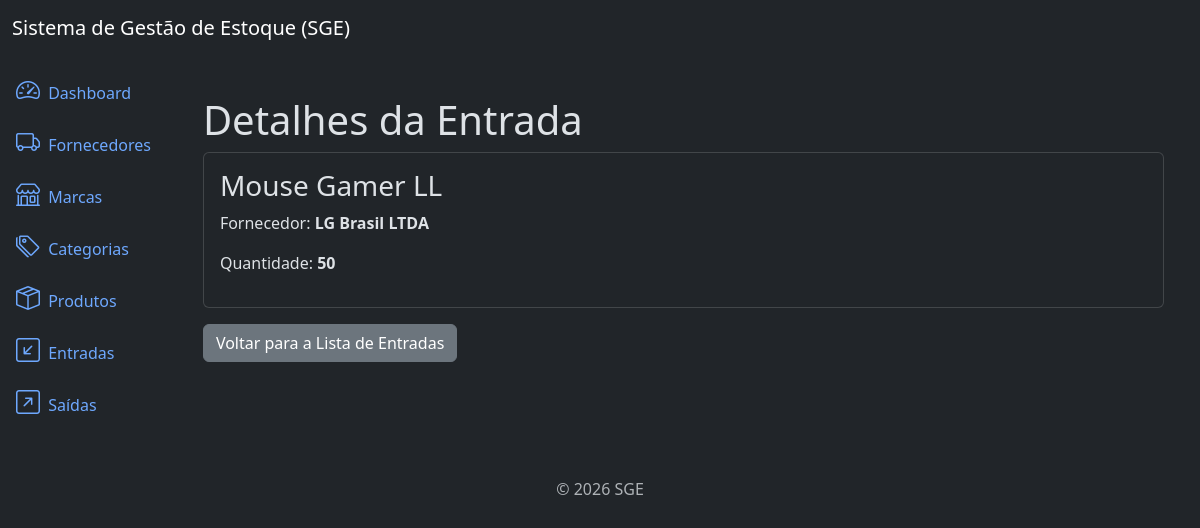
Page /inflows/4/detail/ on the committed database.
### inflows/models.py (models this page shows, shortened)
class Inflow(models.Model):
    supplier = models.ForeignKey(Supplier, on_delete= models.PROTECT, related_name= "inflows")
    product = models.ForeignKey(Product, on_delete= models.PROTECT, related_name= "inflows")
    quantity = models.IntegerField()
    description = models.TextField(null= True, blank= True)
    created_at = models.DateTimeField(auto_now_add= True)
    updated_at =models.DateTimeField(auto_now= True)
    class Meta:
        ordering = ["-created_at"]

### products/models.py (models this page shows)
class Product(models.Model):
    title = models.CharField(max_length= 500)
    category = models.ForeignKey(Category, on_delete= models.PROTECT, related_name= "products")
    brand = models.ForeignKey(Brand, on_delete= models.PROTECT, related_name= "products")
    description = models.TextField(null= True, blank= True)
    serie_number = models.CharField(max_length= 200, null= True, blank= True)
    cost_price = models.DecimalField(max_digits= 20, decimal_places= 2)
    selling_price = models.DecimalField(max_digits= 20, decimal_places= 2)
    quantity = models.IntegerField(default= 0)
    created_at = models.DateTimeField(auto_now_add= True)
    updated_at = models.DateTimeField(auto_now= True)
    class Meta:
        ordering = ["title"]
    def __str__(self):
        return self.title

### suppliers/models.py (models this page shows)
class Supplier(models.Model):
    name = models.CharField(max_length= 500)
    description = models.TextField(null= True, blank= True)
    created_at = models.DateTimeField(auto_now_add= True)
    updated_at = models.DateTimeField(auto_now= True)
    class Meta:
        ordering = ["name"]
    def __str__(self):
        return self.name

### inflows/views.py (the view)
# urls.py: path('inflows/<int:pk>/detail/', views.InflowDetailView.as_view(), name='inflow_detail'),
class InflowDetailView(DetailView):
    model = models.Inflow
    template_name = "inflow_detail.html"

### inflows/templates/inflow_detail.html (shortened to what this page needs)
{% extends 'base.html' %}
{% block content %}
<div class="container mt-4">
    <h3 class="display-6">Detalhes da Entrada</h3>
    <div class="card">
        <div class="card-body">
            <h3 class="card-title">{{ object.product }}</h3>
            <p class="card-text">Fornecedor: <strong>{{ object.supplier }}</strong></p>
            <p class="card-text">Quantidade: <strong>{{ object.quantity }}</strong></p>
        </div>
    </div>
    <a href="{% url 'inflow_list' %}" class="btn btn-secondary mt-3">Voltar para a Lista de Entradas</a>
</div>
{% endblock %}

### rows in the picture
Inflow: product "Mouse Gamer LL", supplier "LG Brasil LTDA", quantity "50"
